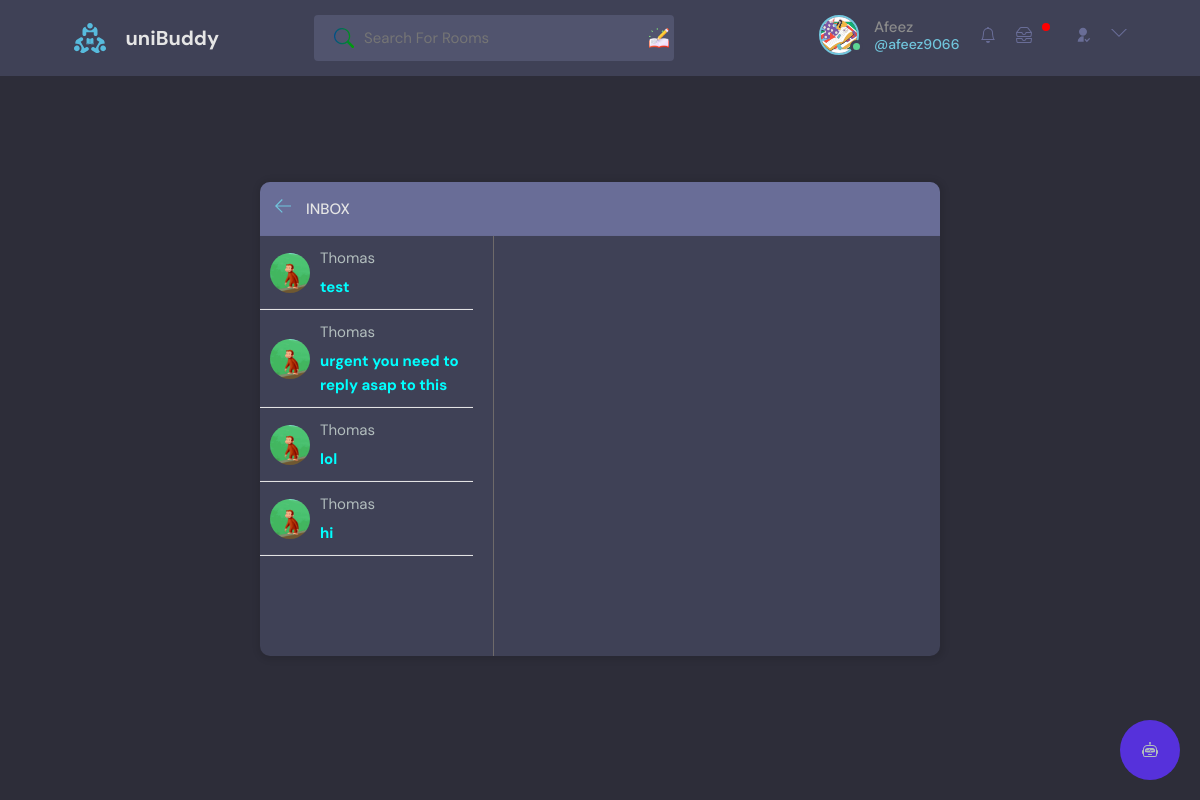
The app's page /inbox/ (signed in) with its own data.
### base/models.py (models this page shows, shortened)
class User(AbstractUser):
    name = models.CharField(max_length=200, null=True)
    email = models.EmailField(unique=True, null=True)
    bio = models.TextField(null=True)
    avatar = models.ImageField(null=True, default="avatar.svg")
    followers = models.ManyToManyField('self', related_name='following', blank=True, symmetrical=False)
    follower_count = models.IntegerField(default=0)
    last_checked = models.DateTimeField(auto_now_add=True)
    USERNAME_FIELD = 'email'
    REQUIRED_FIELDS = []

class Message(models.Model):
    user = models.ForeignKey(
        User, on_delete=models.SET_NULL, null=True, blank=True)
    recipient = models.ForeignKey(
        User, on_delete=models.SET_NULL, null=True, blank=True, related_name="messages")
    name = models.CharField(max_length=200, null=True, blank=True)
    email = models.EmailField(max_length=200, null=True, blank=True)
    subject = models.CharField(max_length=200, null=True, blank=True)
    body = models.TextField()
    is_read = models.BooleanField(default=False, null=True)
    room = models.ForeignKey(Room, on_delete=models.CASCADE)
    updated = models.DateTimeField(auto_now=True)
    created = models.DateTimeField(auto_now_add=True)
    class Meta:
        ordering = ['is_read', '-created']

### base/views.py (the view)
# urls.py: path('inbox/', views.inbox, name="inbox"),
@login_required(login_url='login')
def inbox(request):
    user = request.user
    messageRequests = user.messages.all()
    unreadCount = messageRequests.filter(is_read=False).count()
    context = {'messageRequests': messageRequests, 'unreadCount': unreadCount}
    return render(request, 'base/inbox.html', context)

### base/templatetags/custom_tags.py (called while the page is built)
@register.simple_tag
def unread_messages_count(user):
    return user.messages.filter(is_read=False).count()

### base/templatetags/notification_tags.py (called while the page is built)
@register.simple_tag
def unread_notifications_count(user):
    last_checked = user.last_checked
    return Notification.objects.filter(receiver=user, created_at__gt=last_checked).count()

### base/templates/base/inbox.html (shortened to what this page needs)
{% extends 'main.html' %}
{% load static %}
{% block content %}
<main class="create-room layout">
  <div class="container">
    <div class="layout__box">
      <div class="layout__boxHeader">
        <div class="layout__boxTitle">
          <a href="{% url 'home' %}">
            <svg version="1.1" xmlns="http://www.w3.org/2000/svg" width="32" height="32" viewBox="0 0 32 32">
              <title>arrow-left</title>
              <path
                d="M13.723 2.286l-13.723 13.714 13.719 13.714 1.616-1.611-10.96-10.96h27.625v-2.286h-27.625l10.965-10.965-1.616-1.607z">
              </path>
            </svg>
          </a>
          <h3>Inbox</h3>
        </div>
      </div>
      <div class="inbox-container layout__body">
        <div class="inbox">
          <ul class="messages">
            {% for message in messageRequests %}
            {% if message.is_read == False %}
            <li class="message message--unread" data-message-id="{{message.id}}">
              {% else %}
            <li class="message" data-message-id="{{message.id}}">
              {% endif %}
              <div class="message__content">
                <div class="message__info">
                  <img class="message__avatar" src="{{message.user.avatar.url}}" alt="{{message.user.username}}'s avatar">
                  <div class="message__author-subject">
                    <span class="message__author">{{message.name}}</span>
                    <span class="message__subject">{{message.subject}}</span>
                  </div>
                </div>
          </div>
            </li>
            {% endfor %}
          </ul>
        </div>
        <div class="message-view message-view-top">
        </div>
      </div>
    </div>
  </div>
</main>
{% endblock content %}

### templates/navbar.html (shortened to what this page needs)
{% load static %}
{% load static custom_tags %}
{% load static notification_tags %}
<header class="header header--loggedIn">
    <div class="container">
        <a href="{% url 'home' %}" class="header__logo">
            <img src="{% static 'images/logo.svg' %}" />
            <h1>uniBuddy</h1>
        </a>
        <form class="header__search" method="GET" action="{% url 'home' %}">
            <label>
                <input name="q" placeholder="Search For Rooms" />
                <div class="search-addon"></div>
            </label>
        </form>
        <nav class="header__menu">
            {% if request.user.is_authenticated %}
            <div class="header__user">
                <a href="{% url 'user-profile' request.user.id %}">
                    <div class="avatar avatar--medium active">
                        <img src="{{request.user.avatar.url}}" />
                    </div>
                    <p>{{request.user.name}} <span>@{{request.user.username}}</span></p>
                    <a href="{% url 'get_notifications' %}">
                    </a>
                    {% unread_messages_count request.user as unreadCount %}
                    <a href="{% url 'inbox' %}">
                        {% if unreadCount > 0 %}
                            <span class="notification-dot"></span>
                        {% endif %}
                    </a>
                </a>
                <a href="{% url 'follower_list' request.user.id %}">
                    <svg xmlns="http://www.w3.org/2000/svg" viewBox="0 0 24 24"> <g> <path fill="none" d="M0 0h24v24H0z"/>
                        <path d="M13 14.062V22H4a8 8 0 0 1 9-7.938zM12 13c-3.315 0-6-2.685-6-6s2.685-6 6-6 6 2.685 6 6-2.685 6-6 6zm5.793 6.914l3.535-3.535 1.415 1.414-4.95 4.95-3.536-3.536 1.415-1.414 2.12 2.121z"/> </g>
                    </svg>
                </a>
                <button class="dropdown-button">
                    <svg version="1.1" xmlns="http://www.w3.org/2000/svg" width="32" height="32" viewBox="0 0 32 32">
                        <title>chevron-down</title>
                        <path d="M16 21l-13-13h-3l16 16 16-16h-3l-13 13z"></path>
                    </svg>
                </button>
            </div>
            {% else %}
            <a href="{% url 'login' %}">
                <img src="{% static 'images/avatar.svg' %}" />
                <p>Login</p>
            </a>
            {% endif %}
        </nav>
    </div>
</header>

### records on screen
User: user.avatar (picture), user.name "Afeez", user.username "afeez9066"
Message: user.avatar (picture), name "Thomas", subject "test"
Message: user.avatar (picture), name "Thomas", subject "urgent you need to reply asap to this"
Message: user.avatar (picture), name "Thomas", subject "lol"
Message: user.avatar (picture), name "Thomas", subject "hi"
